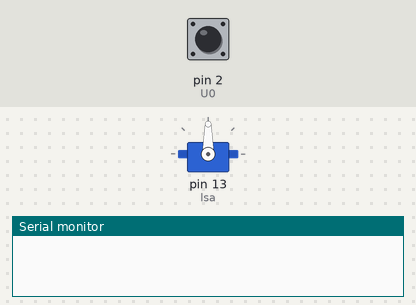
Bench run of a sketch on a simulated Arduino Uno, built with avr-gcc and run on an emulated ATmega328P. Parts: servo, the last lines printed to the serial monitor. The test bench sets the inputs (shaded band); at power-on: pin 2 (U0) HIGH.

Above: at 1.2 s.
1.3 s: pin 2 (U0) driven LOW
At 2.2 s:
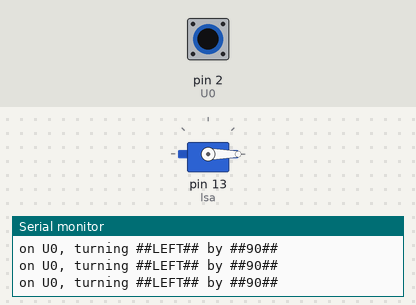
4.3 s: pin 2 (U0) pulsed HIGH 5 times (0.12 s each, 0.3 s apart)
8.8 s: pin 2 (U0) pulsed HIGH 5 times (0.12 s each, 0.3 s apart)
Timing chart, 0 to 11.8 s (numbered marks = the images above; inputs shaded):
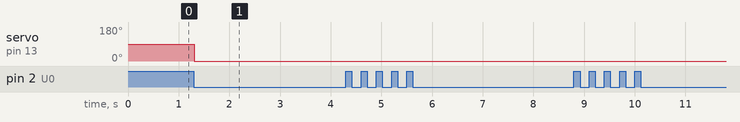

Measured:
- after the input at 1.3 s, servo on pin 13 (lsa): 90° → 0° at once

The sketch:

LSA_analog.ino
```cpp
#include<Servo.h>
Servo lsa;
int U0 = 2;
int U1 = 3;
int U2 = 4;
int U3 = 5;
int U4 = 6;
int U5 = 7;
int U6 = 8;
int U7 = 9;
int left = 10;
int pos = 90;

void setup()
{
  lsa.attach(13);
  pinMode(2, INPUT);
  pinMode(3, INPUT);
  pinMode(4, INPUT);
  pinMode(5, INPUT);
  pinMode(6, INPUT);
  pinMode(7, INPUT);
  pinMode(8, INPUT);
  pinMode(9, INPUT);
  pinMode(10, INPUT);
  Serial.begin(9600);
}

void loop()
{
  lsa.write(pos);
  if ((!(digitalRead(U0))))
  {
    for (pos = 90; pos >= 0; pos--)
    {
      lsa.write(pos);
    }
    Serial.println("on U0, turning ##LEFT## by ##90##");
  }
  else if ((!(digitalRead(U0))) && (!(digitalRead(U1))))
  {
    for (pos = 90; pos >= 30; pos--)
    {
      lsa.write(pos);
    }

    Serial.println("on U1 & U2, turning ##LEFT## by ##60##");
  }
  /*else if ((!(digitalRead(U1))) && (!(digitalRead(U2))))
  {
    for (pos = 90; pos >= 60; pos--)
    {
      lsa.write(pos);
    }
    Serial.println("on U2 & U3, turning ##LEFT## by ##30##");
  }

  else if ((!(digitalRead(U2))) && (!(digitalRead(U3))))
  {
    for (pos = 90; pos >= 75; pos--)
    {
      lsa.write(pos);
    }
    Serial.println("on U2 & U3, turnig ##LEFT## by ##15##");
  }
  else if ((!(digitalRead(U3))) && (!(digitalRead(U4))))
  {
    lsa.write(pos);
    Serial.println("on U3 & U4,##MOVING FORWARD##");
  }
  else if ((!(digitalRead(U4))) && (!(digitalRead(U5))))
  {
    for (pos = 90; pos <= 105; pos++)
    {
      lsa.write(pos);
    }
    Serial.println("on U4 & U5,turning ##RIGHT## by ##15##");
  }
  else if ((!(digitalRead(U5))) && (!(digitalRead(U6))))
  {
    for (pos = 90; pos <= 120; pos++)
    {
      lsa.write(pos);
    }
    Serial.println("on U5 & U6,turning ##RIGHT## by ##30##");
  }
  else if ((!(digitalRead(U6))) && (!(digitalRead(U7))))
  {
    for (pos = 90; pos <= 150; pos++)
      lsa.write(pos);
    Serial.println("on U6 & U7,turning ##RIGHT## by ##60##");
  }
  else if ((!(digitalRead(U7))))
  {
    for (pos = 90; pos <= 180; pos++)
    {
      lsa.write(pos);
    }
    Serial.println("on U7,turning ##RIGHT## by ##90##");
  }
  else if ((!(digitalRead(U0))) && (!(digitalRead(U1))) && (!(digitalRead(U2))) && (!(digitalRead(U3))) && (!(digitalRead(U4))) && (!(digitalRead(U5))) && (!(digitalRead(U6))) && (!(digitalRead(U7))))
  {
    if (left == HIGH)
    {
      for (pos = 90; pos >= 0; pos--)
      {
        lsa.write(pos);
      }
      Serial.println("##JUNCTION## turnig ##left## by ##90##");
    }
    else if (left == LOW)
    {
      for (pos = 90; pos <= 180; pos++)
      {
        lsa.write(pos);
      }
      Serial.println("##JUNCTION## turnig ##right## by ##90##");
    }
  }
  else
  {
    delay (200);
    Serial.println("NO LINE DETECTED, WAITING FOR ACTION");
  }*/
}
```
